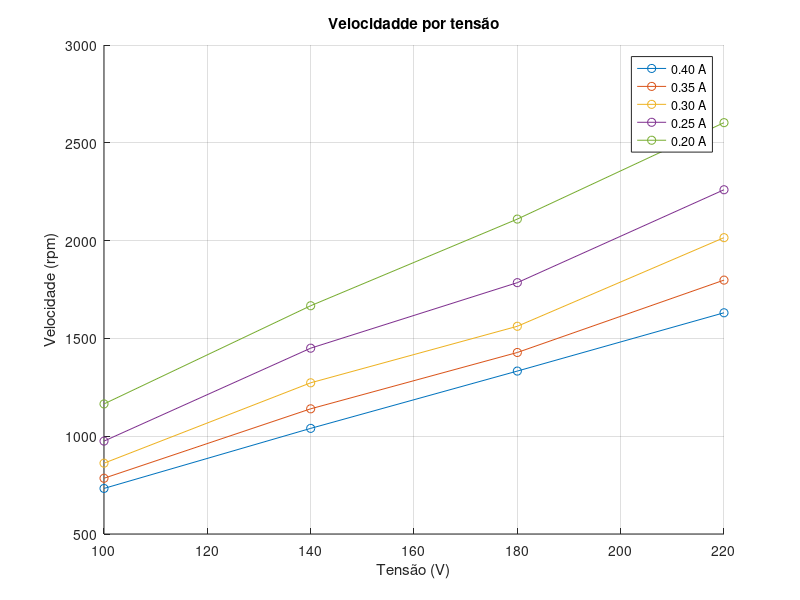
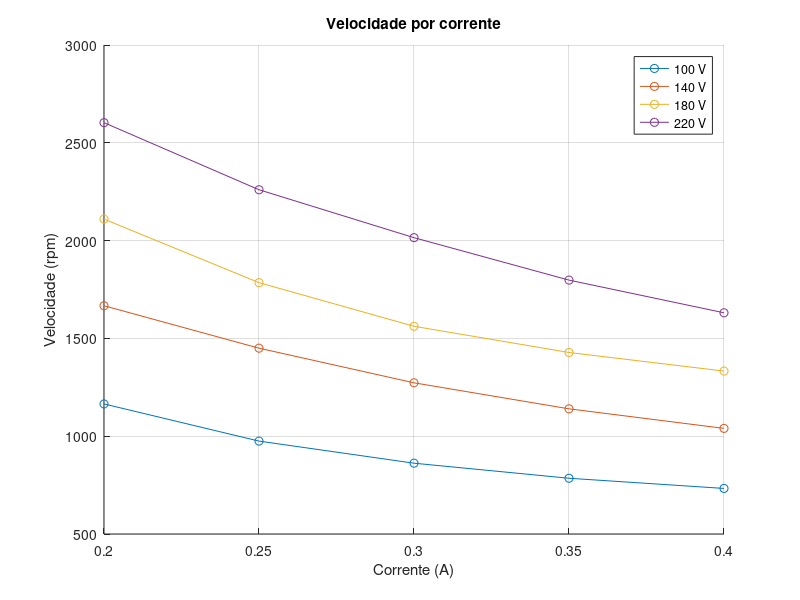

MATLAB code for these plots, in order:
% Limpeza do ambiente
clear
clc

% Definição dos dados
V = [100, 140, 180, 220];
I = [0.40, 0.35, 0.30, 0.25, 0.20];
w = [733, 785, 862, 975, 1165;
     1040, 1140, 1273, 1450, 1667;
     1333, 1428, 1562, 1785, 2110;
     1631, 1798, 2015, 2260, 2603];

% Plot w por V com parâmetro I
figure;
hold on;
for i = 1:5
    plot(V, w(:,i), 'o-');
end
hold off;
xlabel('Tensão (V)');
ylabel('Velocidade (rpm)');
title('Velocidadde por tensão');
legend('0.40 A', '0.35 A', '0.30 A', '0.25 A', '0.20 A');
grid();

% Plot w por I com parâmetro V
figure;
hold on;
for v = 1:length(V)
    plot(I, w(v,:), 'o-');
end
hold off;
xlabel('Corrente (A)');
ylabel('Velocidade (rpm)');
title('Velocidade por corrente');
legend('100 V', '140 V', '180 V', '220 V');
grid();

